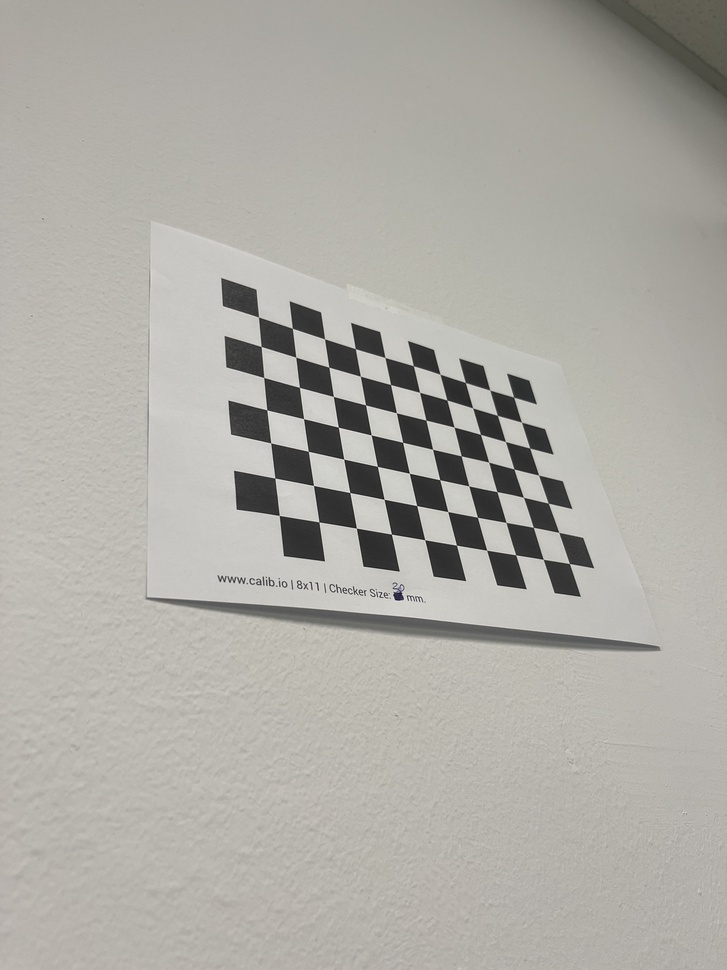
#> input picture data_calibracion/IMG_0373.jpg, 727 x 970 px, shrunk from 3024 x 4032 before the run; its folder holds 4 pictures in this run
$ jupyter execute calibracion_movil.ipynb
#> lines starting #> are read from the running program, lines starting #| are printed output that depends on the picture; long printed decimals are rounded
# Calibración de cámara

Flujo basado en el código de la práctica: detección y refinado de esquinas, generación de puntos del tablero y `cv2.calibrateCamera`. Se usa un tablero de 10 x 7  esquinas interiores y casillas de 20 mm.

[cell 1]
import cv2
print("OpenCV should be 4.8.x Current version:", cv2.__version__)
from typing import List
import numpy as np
# import imageio --- IGNORE IF DEPRECATED---
import imageio.v3 as imageio
import copy
import os
import glob

[cell 2]
def load_images(filenames: list) -> list:
    return [cv2.imread(filename) for filename in filenames]
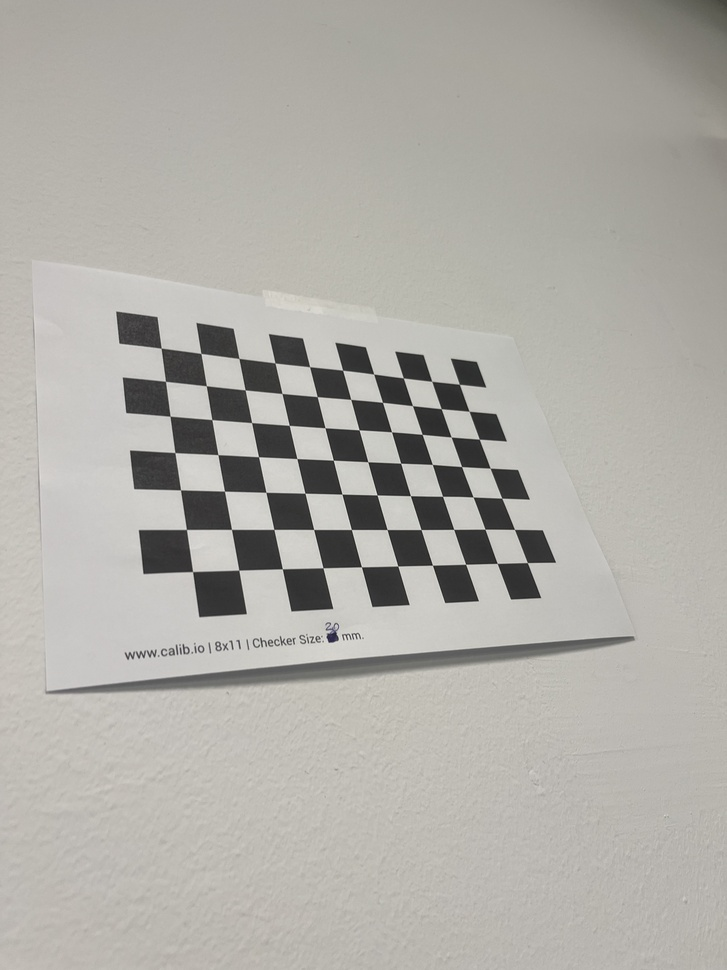
#> input picture data_calibracion/IMG_0374.jpg, 727 x 970 px, shrunk from 3024 x 4032 before the run
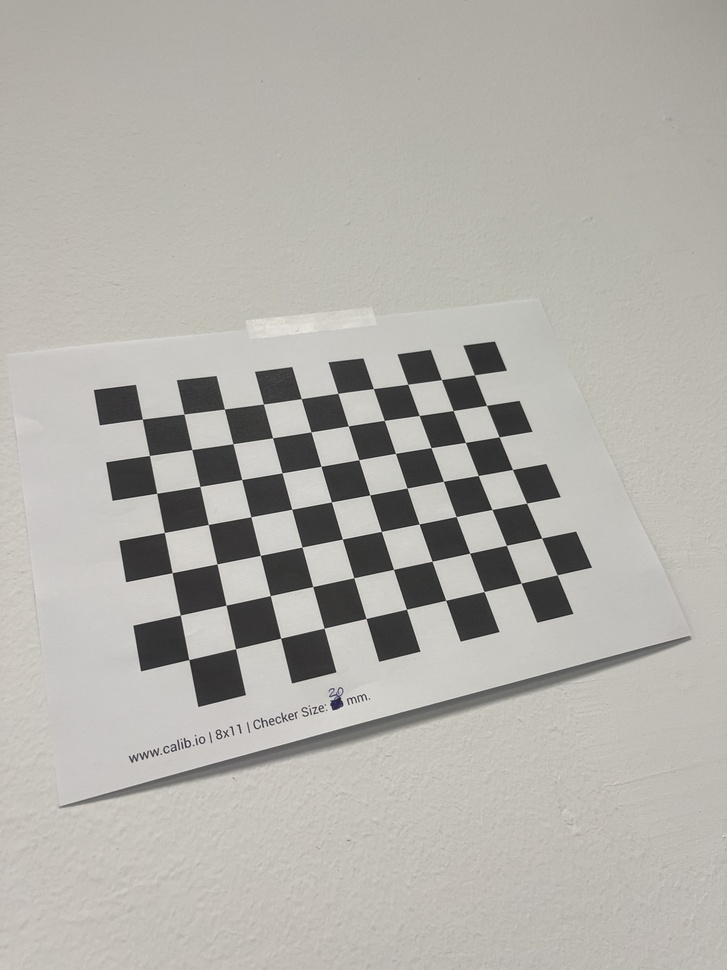
#> input picture data_calibracion/IMG_0375.jpg, 727 x 970 px, shrunk from 3024 x 4032 before the run
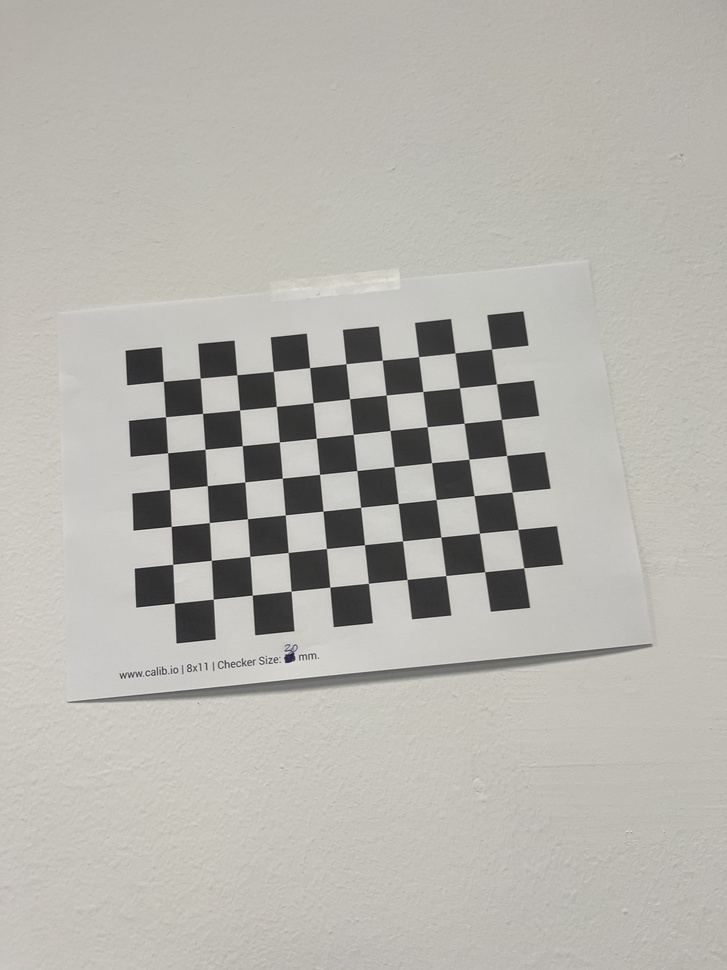
#> input picture data_calibracion/IMG_0376.jpg, 727 x 970 px, shrunk from 3024 x 4032 before the run

# Build a list containing the paths of all images in the data folder
imgs_path = sorted(glob.glob("../data_calibracion/*"))
imgs = load_images(imgs_path)
#> imgs = 4 items

[cell 3]
print(imgs[0].shape)
#| (970, 727, 3)

[cell 4]
corners = [cv2.findChessboardCorners(img, (10,7)) for img in imgs]
#> corners = 4 items

[cell 5]
corners_copy = copy.deepcopy(corners)
#> corners_copy = 4 items
criteria = (cv2.TERM_CRITERIA_EPS + cv2.TERM_CRITERIA_MAX_ITER, 30, 0.01)

# TODO To refine corner detections with cv2.cornerSubPix() you need to input grayscale images. Build a list containing grayscale images.
imgs_gray = [cv2.cvtColor(img,cv2.COLOR_BGR2GRAY) for img in imgs]
#> imgs_gray = 4 items

corners_refined = []
for img_gray, (found, c) in zip(imgs_gray, corners):
    if found:
        corners_refined.append(cv2.cornerSubPix(img_gray, c.copy(), (6, 6), (-1, -1), criteria))
    else:
        corners_refined.append(None)
#> this loop made 4 passes
#> after the loop, corners_refined = 4 items

[cell 6]
imgs_copy = copy.deepcopy(imgs)
#> imgs_copy = 4 items
imgs_copy = [cv2.drawChessboardCorners(img,(10,7),corner_refined,True) for img,corner_refined in zip(imgs_copy,corners_refined) ]

[cell 7]
def show_image(img):
    cv2.imshow("corner",img)
    cv2.waitKey()
    cv2.destroyAllWindows()

def write_image(name,img):
    cv2.imwrite(name,img)

for i,img in enumerate(imgs_copy):
    show_image(img)
#> this loop made 4 passes
#> pass 1, in show_image, `cv2.imshow("corner",img)`:
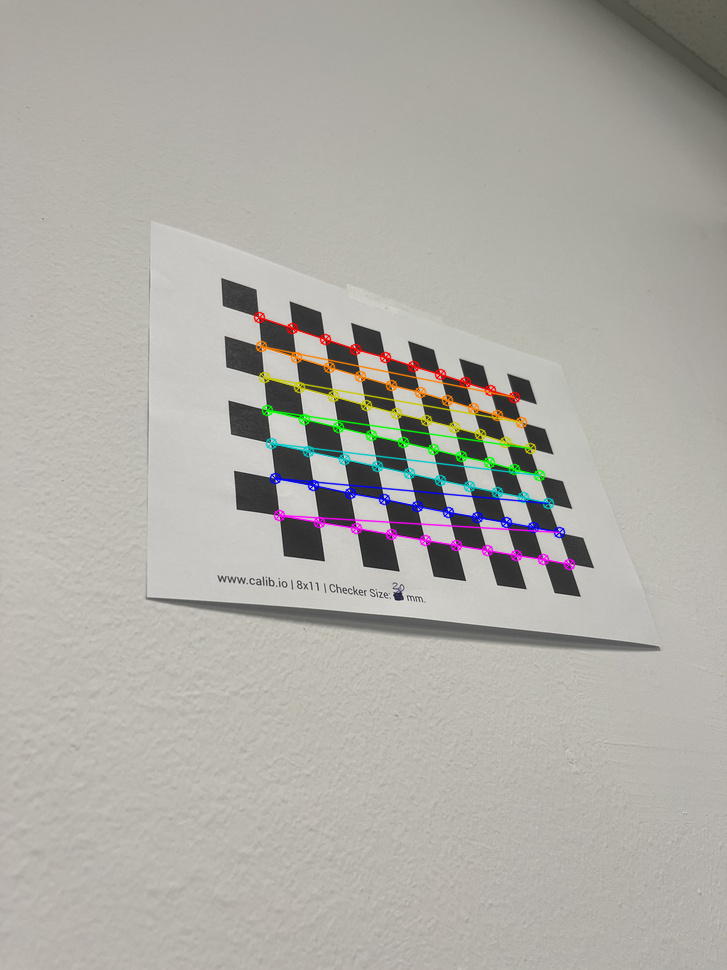
#> window 'corner': shape (970, 727, 3); mean B, G, R 165.6, 172, 174.3
#> pass 2, in show_image (call 2), `cv2.imshow("corner",img)`:
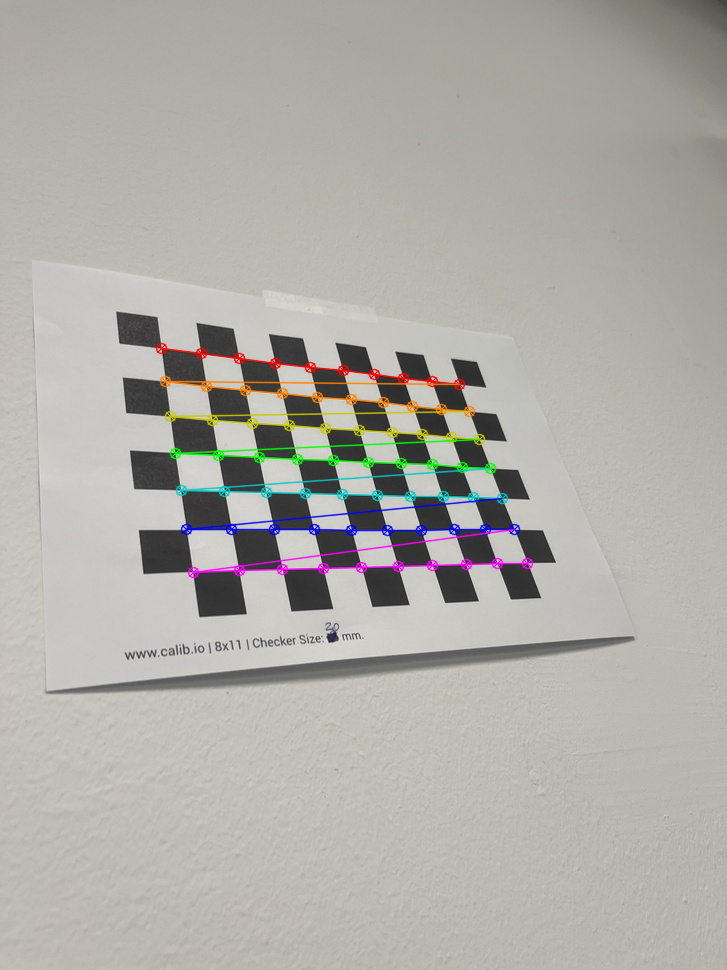
#> window 'corner': shape (970, 727, 3); mean B, G, R 167.1, 172.9, 175.3

[cell 8]
def get_chessboard_points(chessboard_shape, dx, dy):
    cols, rows = chessboard_shape

    return np.array(
        [[dx * col, dy * row, 0]
         for row in range(rows)
         for col in range(cols)],
        dtype=np.float32
    )

[cell 9]
points = get_chessboard_points((10, 7), 20, 20)

chessboard_points = [
    points.copy()
    for corner in corners
    if corner[0]
]
#> chessboard_points = 4 items

[cell 10]
valid_corners = [c for c in corners_refined if c is not None]
#> valid_corners = 4 items
valid_corners = np.array(valid_corners, dtype=np.float32)
valid_corners.shape
#> Out = (4, 70, 1, 2)

[cell 11]
image_size = imgs_gray[0].shape[::-1]
#> image_size = (727, 970)
rms, intrinsics, dist_coeffs, rvecs, tvecs = cv2.calibrateCamera(
    chessboard_points,
    valid_corners,
    image_size,
    None,
    None
)
#> rms = 0.398; intrinsics = [[742.9, 0, 376.3], [0, 745.9, 488], [0, 0, 1]]; dist_coeffs = [[0.0598, 0.951, -0.00684, 0.0143, -6.51]]; rvecs = ([-0.587, -0.59, 0.00354], [-0.549, -0.516, -0.121], [-0.441, -0.277, -0.238], [-0.221, -0.0213, -0.104]); tvecs = ([-62.25, -88.09, 389.5], [-105.7, -67.11, 363.1], [-113.9, -32.62, 360.2], [-116.2, -57.43, 405.4])
# Obtain extrinsics
extrinsics = list(map(lambda rvec, tvec: np.hstack((cv2.Rodrigues(rvec)[0], tvec)), rvecs, tvecs))
#> extrinsics = 4 items

[cell 12]
print("Intrinsics:\n", intrinsics)
#| Intrinsics:
#|  [[742.940   0.         376.297]
#|  [  0.         745.896 487.972]
#|  [  0.           0.           1.        ]]
print("Distortion coefficients:\n", dist_coeffs)
#| Distortion coefficients:
#|  [[ 0.05975  0.9512 -0.006836  0.01431 -6.510]]
print("Root mean squared reprojection error:\n", rms)
#| Root mean squared reprojection error:
#|  0.3984
